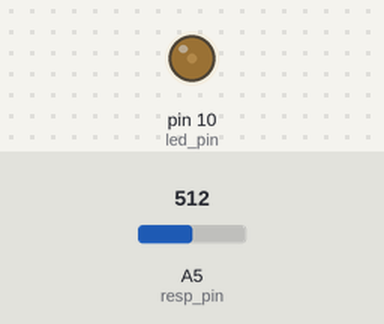
Bench run of a sketch on a simulated Arduino Uno, built with avr-gcc and run on an emulated ATmega328P. On the bench: output pins drawn as LEDs (lit = HIGH). Inputs (shaded band) come from the test bench; at power-on: A5 (resp_pin) = 512.

Above: at 1.2 s.
1.3 s: A5 (resp_pin) set to 716
At 2.4 s:
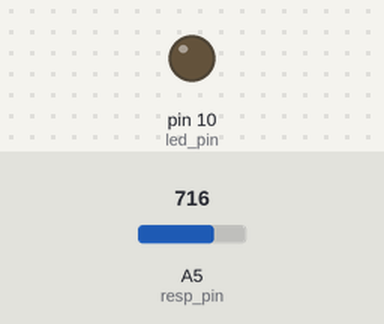
2.8 s: A5 (resp_pin) set to 609
4.3 s: A5 (resp_pin) set to 591
At 4.6 s:
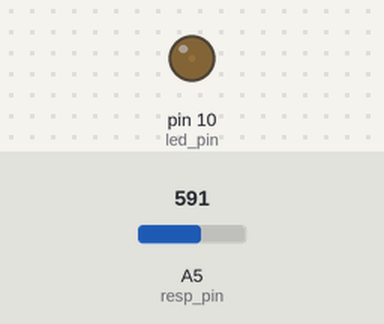
5.8 s: A5 (resp_pin) set to 306
At 7.0 s:
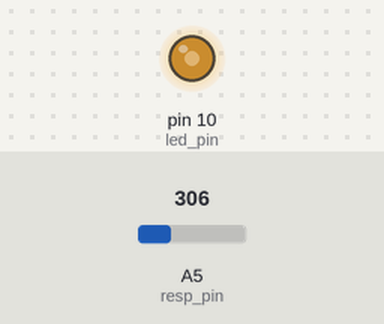
7.3 s: A5 (resp_pin) set to 0
At 8.1 s:
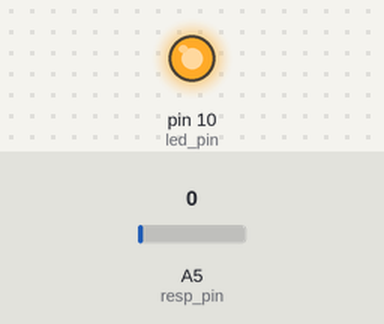
8.8 s: A5 (resp_pin) set to 900
At 9.3 s:
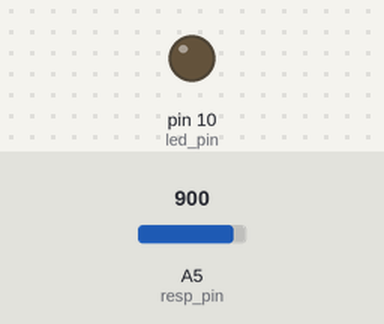
Timing chart, 0 to 11.3 s (numbered marks = the images above; inputs shaded):
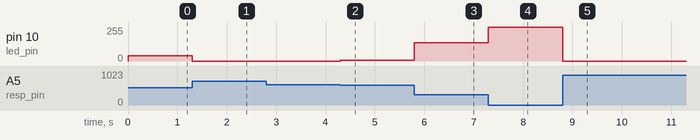

Measured:
- after the input at 1.3 s, pin 10 (led_pin): 41/255 → 0/255 at once
- after the input at 2.8 s, every drawn part: stays the same
- after the input at 4.3 s, pin 10 (led_pin): 0/255 → 5/255 at once
- after the input at 5.8 s, pin 10 (led_pin): 5/255 → 137/255 at once
- after the input at 7.3 s, pin 10 (led_pin): 137/255 → 255/255 at once
- after the input at 8.8 s, pin 10 (led_pin): 255/255 → 0/255 at once

The sketch:

2.ino
```cpp
const int led_pin = 10;
const int resp_pin = A5;
void setup() {
  pinMode(led_pin, OUTPUT);
  pinMode (resp_pin, INPUT);
  Serial. begin (9600);
}

void loop() {
  // 50 900
  /*int r = analogRead (resp_pin);
  int r1 = map (r,50,600 ,255, 0);
  r1 = constrain (r1, 0, 255);
  analogWrite (led_pin, r1);
  Serial. println (r1);*/

  analogWrite (led_pin, constrain ( map ( analogRead (resp_pin), 50, 600, 255, 0), 0, 255));

}
```
